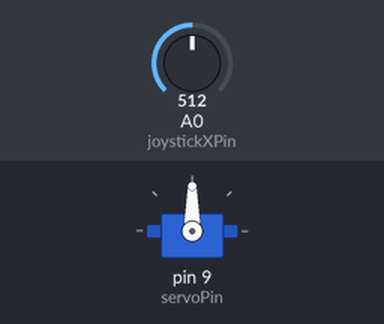
A sketch run on a simulated Arduino Uno, built with avr-gcc and run on an emulated ATmega328P. On the bench: servo. Inputs (shaded band) come from the test bench; at power-on: A0 (joystickXPin) = 512.

Above: at 1.2 s.
1.3 s: A0 (joystickXPin) set to 716
At 2.5 s:
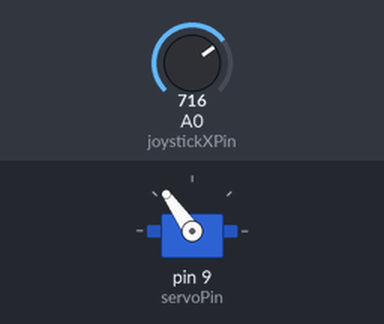
2.8 s: A0 (joystickXPin) set to 547
At 3.5 s:
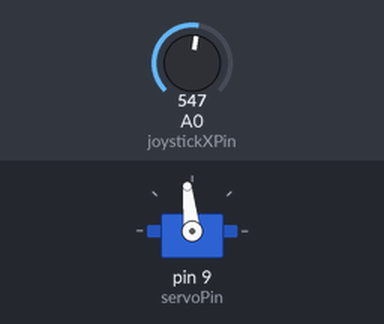
4.3 s: A0 (joystickXPin) set to 513
At 5.4 s:
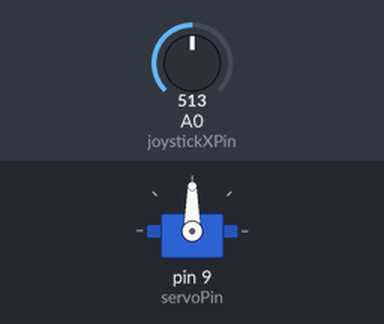
5.8 s: A0 (joystickXPin) set to 306
At 7.0 s:
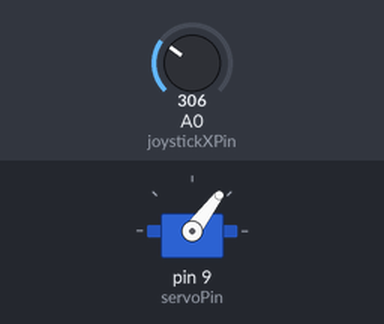
7.3 s: A0 (joystickXPin) set to 478
At 8.0 s:
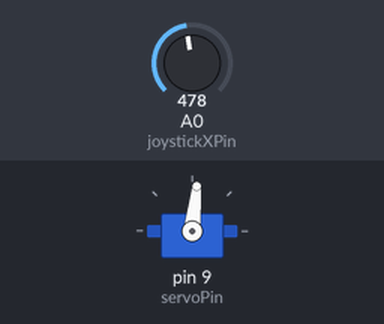
8.8 s: A0 (joystickXPin) set to 509
At 9.9 s:
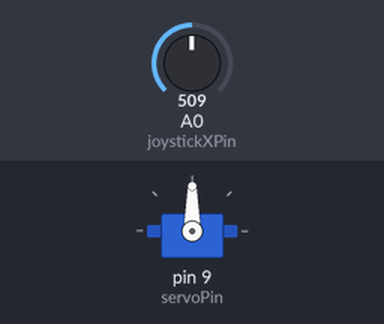
Timing chart, 0 to 11.3 s (numbered marks = the images above; inputs shaded):
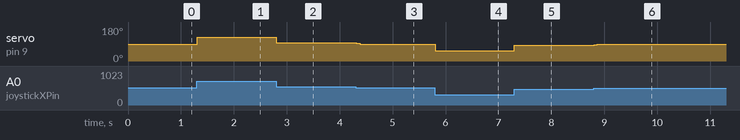

Measured:
- after the input at 1.3 s, servo on pin 9 (servoPin): 90° → 125° at once
- after the input at 2.8 s, servo on pin 9 (servoPin): 125° → 96° at once
- after the input at 4.3 s, servo on pin 9 (servoPin): 96° → 90° at once
- after the input at 5.8 s, servo on pin 9 (servoPin): 90° → 53° at once
- after the input at 7.3 s, servo on pin 9 (servoPin): 53° → 84° at once
- after the input at 8.8 s, servo on pin 9 (servoPin): 84° → 90° at once

The sketch:

fan.ino
```cpp
#include <Servo.h>

Servo myServo;

int joystickXPin = A0; // Pin for joystick X-axis
int centerAngle = 90; // Center position of the servo (90 degrees)
int servoPin = 9; // Pin for connecting the servo motor
int deadZone = 20; // Dead zone for the joystick

void setup() {
  myServo.attach(servoPin); // Attach the servo motor to the pin
  myServo.write(centerAngle); // Set the servo to the initial center position
  Serial.begin(9600); // For debugging
}

void loop() {
  int joystickXVal = analogRead(joystickXPin); // Read the joystick X-axis value
  int angle = map(joystickXVal, 0, 1023, 0, 180); // Map the value to a range from 0 to 180 degrees

  // Check if the joystick is in the dead zone (released position)
  if (joystickXVal > 512 - deadZone && joystickXVal < 512 + deadZone) {
    // If the joystick is in the dead zone, smoothly return to the center position
    int currentAngle = myServo.read(); // Get the current angle of the servo

    if (currentAngle > centerAngle) {
      currentAngle--; // Gradually decrease the angle
    } else if (currentAngle < centerAngle) {
      currentAngle++; // Gradually increase the angle
    }
    myServo.write(currentAngle); // Set the servo to the updated angle
  } else {
    // If the joystick is moved, set the servo to the corresponding angle
    myServo.write(angle);
  }

  delay(15); // Small delay for smoother operation
}
```
